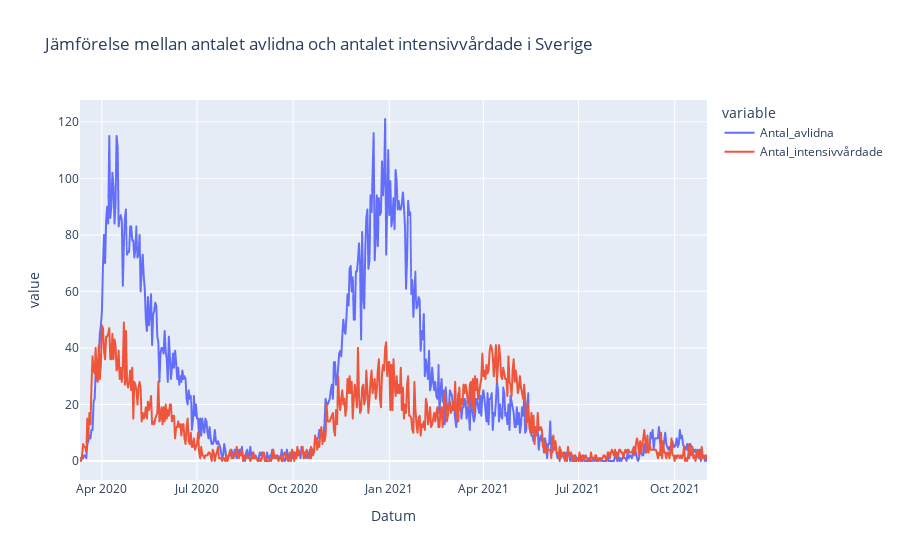

Notebook code cell kept with this figure:
### Code cell
"""Här plottar vi datan"""
fig = px.line(data_frame=avlidna_och_vårdade, x="Datum", y= ["Antal_avlidna", "Antal_intensivvårdade"], title="Jämförelse mellan antalet avlidna och antalet intensivvårdade i Sverige")
fig.update_layout(hovermode="x")
fig.update_xaxes(showspikes=True,
                 spikedash="solid",
                 spikemode="across",
                 spikecolor="blue",
                 spikesnap="cursor"
                 )
fig.write_html("visualiseringar/3kpi_avlidna_och_ivvårdade.html")
fig.show()

### Figure 1 — Plotly figure (JSON) as saved in the notebook; plotly's stock layout.template omitted (floating-point values rounded to 4 significant figures; data arrays with more than 128 entries replaced by an {"elided": "..."} marker saying what was removed)
{"data": [{"hovertemplate": "variable=Antal_avlidna<br>Datum=%{x}<br>value=%{y}<extra></extra>", "legendgroup": "Antal_avlidna", "line": {"color": "#636efa", "dash": "solid"}, "marker": {"symbol": "circle"}, "mode": "lines", "name": "Antal_avlidna", "showlegend": true, "type": "scattergl", "x": {"elided": "601 str values"}, "xaxis": "x", "y": {"elided": "601 int values"}, "yaxis": "y"}, {"hovertemplate": "variable=Antal_intensivvårdade<br>Datum=%{x}<br>value=%{y}<extra></extra>", "legendgroup": "Antal_intensivvårdade", "line": {"color": "#EF553B", "dash": "solid"}, "marker": {"symbol": "circle"}, "mode": "lines", "name": "Antal_intensivvårdade", "showlegend": true, "type": "scattergl", "x": {"elided": "601 str values"}, "xaxis": "x", "y": {"elided": "601 int values"}, "yaxis": "y"}], "layout": {"hovermode": "x", "legend": {"title": {"text": "variable"}, "tracegroupgap": 0}, "title": {"text": "Jämförelse mellan antalet avlidna och antalet intensivvårdade i Sverige"}, "xaxis": {"anchor": "y", "domain": [0, 1], "showspikes": true, "spikecolor": "blue", "spikedash": "solid", "spikemode": "across", "spikesnap": "cursor", "title": {"text": "Datum"}}, "yaxis": {"anchor": "x", "domain": [0, 1], "title": {"text": "value"}}}}
